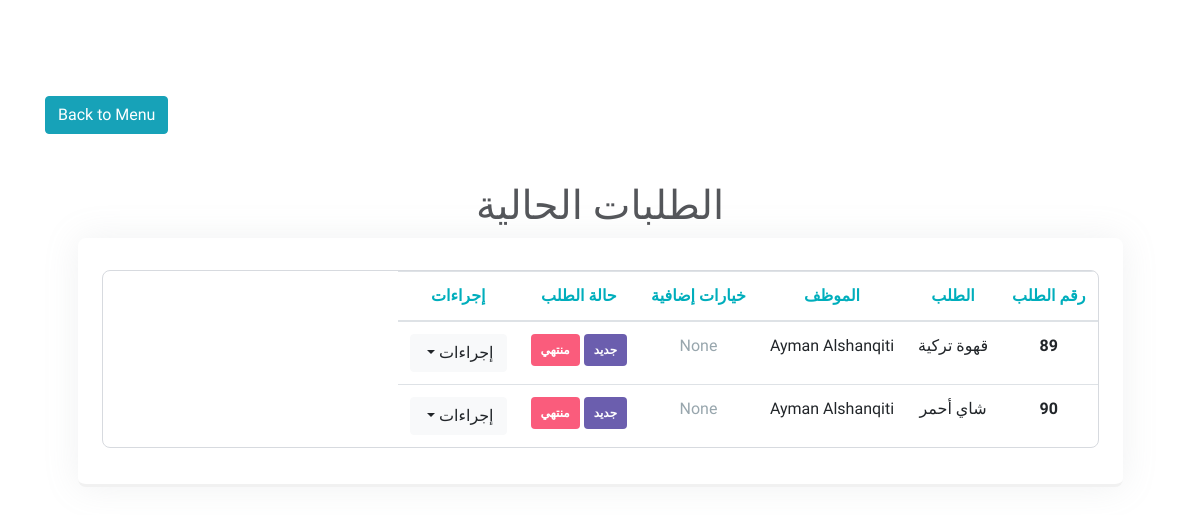
/orders/, run on an earlier commit of the app's database.
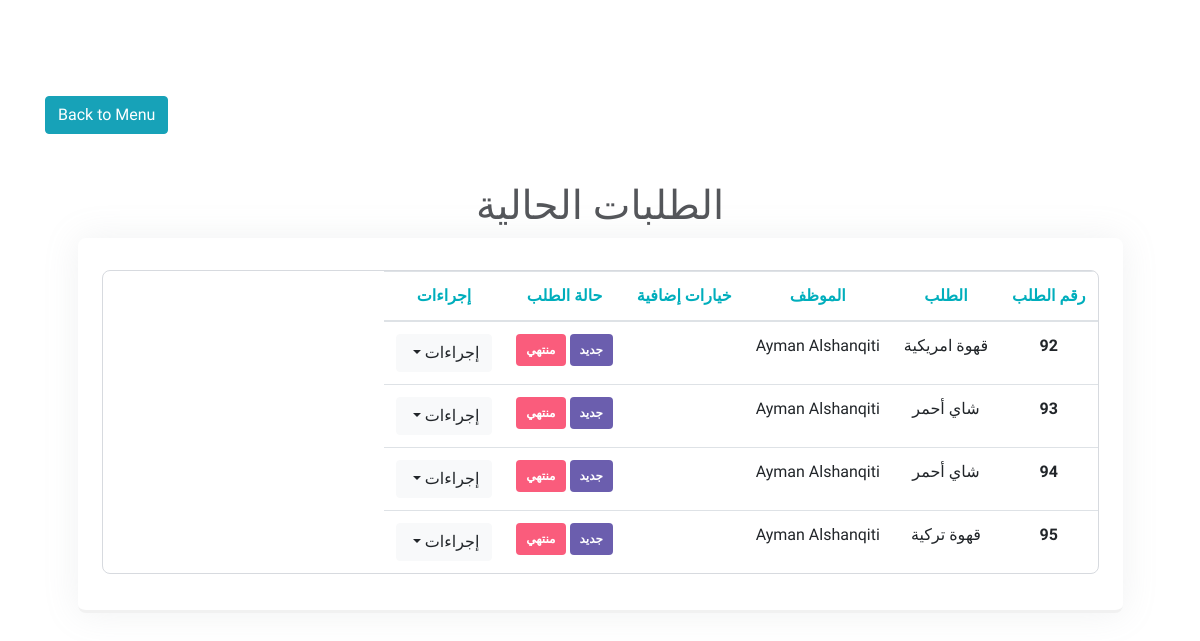
And on a later commit of the database.
### tea_boy/models.py (models this page shows, shortened)
class Order(models.Model):
    user = models.ForeignKey(User, on_delete=models.CASCADE)
    item = models.ForeignKey(Item, on_delete=models.CASCADE)
    notes = models.TextField(null=True, blank=True)
    created_at = models.DateTimeField(auto_now_add = True)
    updated_at = models.DateTimeField(auto_now = True)

class Item(models.Model):
    name = models.CharField(
        max_length = 64,
        null = False,
        blank = False,
        unique = True
        )
    description = models.CharField(
        max_length = 128,
        null = True,
        blank = True
        )
    image = models.ImageField(null = True, blank = True)
    is_active = models.BooleanField(default = True)
    created_at = models.DateTimeField(auto_now_add = True)
    updated_at = models.DateTimeField(auto_now = True)

### tea_boy/views.py (the view)
# urls.py: path('orders/', views.orders_list, name='orders-list'),
def orders_list(request):
    context = {
        "orders": Order.objects.all()
    }
    return render(request, 'orders.html', context)

### tea_boy/templates/orders.html (shortened to what this page needs)
{% extends 'base.html' %}
{% load static %}
{% block content %}
<a href="{% url 'items-list' %}" class="btn btn-info mb-4">Back to Menu</a>
	<h1 class="text-center mt-4">الطلبات الحالية</h1>
  	<div class="row justify-content-center">
		<div class="col-11 col-md-11 px-4 box">
			<table class="table text-center table-responsive">
				<thead>
					<tr>
						<th scope="col">رقم الطلب</th>
						<th scope="col">الطلب</th>
            <th scope="col">الموظف</th>
						<th scope="col">خيارات إضافية</th>
            <th>حالة الطلب</th>
						<th scope="col">إجراءات</th>
					</tr>
				</thead>
				<tbody>
        {% for order in orders %}
					<tr>
						<th scope="row">{{order.id}}</th>
            <td>{{order.item.name}}</td>
						<td>{{order.user.first_name}} {{order.user.last_name}}</td>
            <td class="order-notes">{{order.notes}}</td>
            <td>
              <span class="badge mb-1" style="background-color: #6b5eae; color: white;">جديد</span>
              <span class="badge mb-1" style="background-color: #fa5c7c; color: white;">منتهي</span>
            </td>
            <td>
							<button class="btn btn-light dropdown-toggle" type="button" id="operations" data-toggle="dropdown" aria-haspopup="true" aria-expanded="false">
								إجراءات
							</button>
						</td>
					</tr>
        {% endfor %}
				</tbody>
			</table>
		</div>
	</div>
{% endblock content %}

What changed in the data, as far as the page shows it:
removed Order: id "89", item.name "قهوة تركية", user.first_name "Ayman", user.last_name "Alshanqiti", notes "None"
removed Order: id "90", item.name "شاي أحمر", user.first_name "Ayman", user.last_name "Alshanqiti", notes "None"
added Order: id "92", item.name "قهوة امريكية", user.first_name "Ayman", user.last_name "Alshanqiti"
added Order: id "93", item.name "شاي أحمر", user.first_name "Ayman", user.last_name "Alshanqiti"
added Order: id "94", item.name "شاي أحمر", user.first_name "Ayman", user.last_name "Alshanqiti"
added Order: id "95", item.name "قهوة تركية", user.first_name "Ayman", user.last_name "Alshanqiti"
